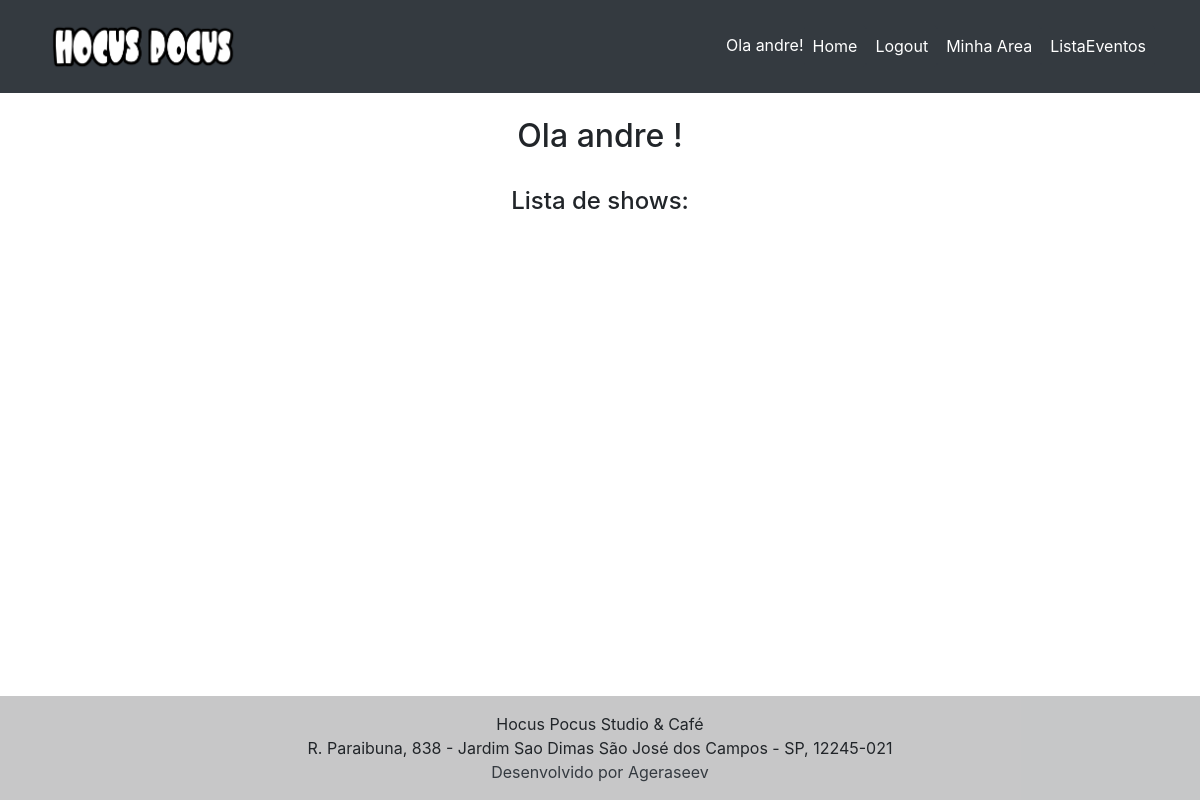
Before: /dashboard (signed in) with the older database file.
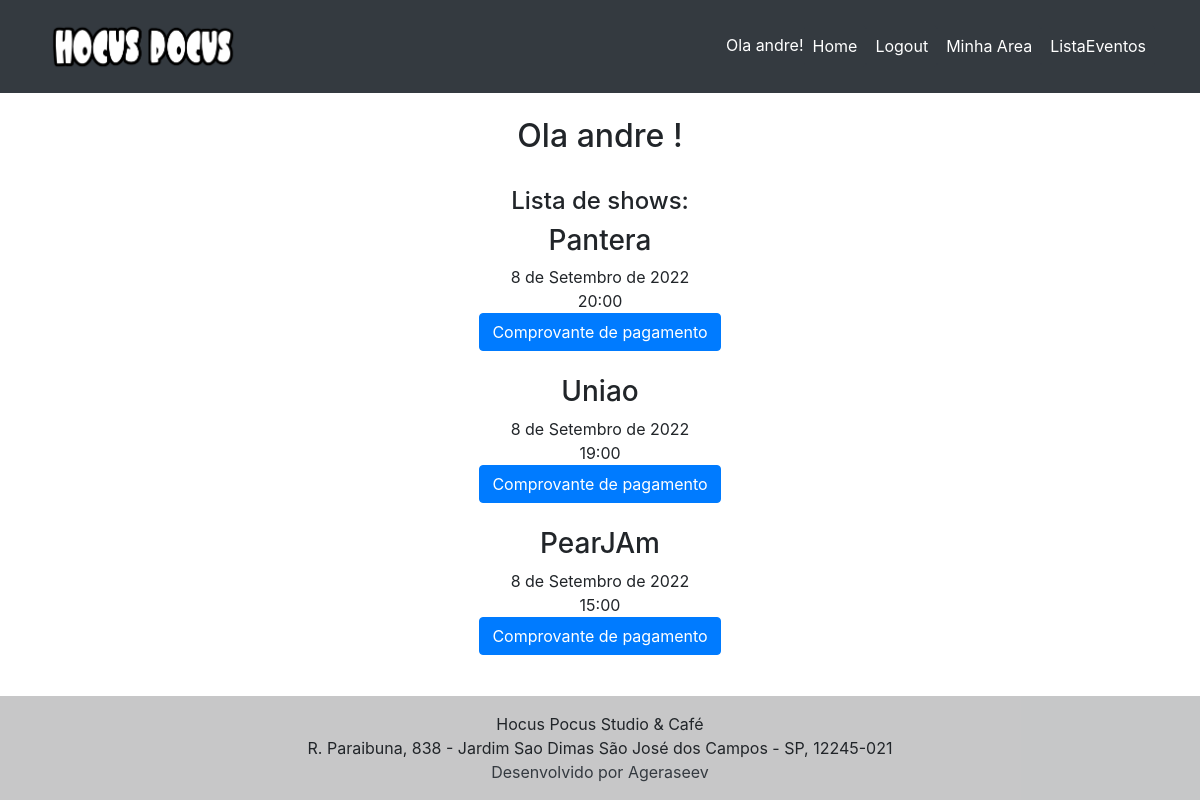
After: the same page with the newer database file.
### show/models.py (models this page shows, shortened)
class NomeLista(models.Model):
    sem_registro = models.ForeignKey(UsuarioSemRegistro, on_delete=models.CASCADE, blank=True, null= True)
    roqueiro = models.ForeignKey(Usuario, on_delete=models.CASCADE, blank=True, null= True)
    pagamento = models.BooleanField(default=False)
    comprovante = models.ImageField(upload_to='static/comprovantes', blank=True)
    lista_reserva = models.ForeignKey(Show, on_delete=models.CASCADE, blank=True, null= True,)
    class Meta:
        unique_together = ('roqueiro', 'lista_reserva')

class Show(models.Model):
    titulo_show = models.CharField(max_length=100, )
    descricao_show = models.CharField(max_length=300)
    horario_do_show = models.CharField(max_length=100, null=True)
    data_do_show = models.DateField(null=True)
    banner = models.ImageField(upload_to='static/banners', blank=True)
    publicada = models.BooleanField(default=False)
    def __str__(self):
        return self.titulo_show

### usuario/views.py (the view)
# urls.py: path('dashboard', dashboard, name='dashboard'),
def dashboard(request):
    if request.method == 'POST' and request.FILES['imagem']:
        id = request.POST['id']
        imagem = request.FILES['imagem']
        fss = FileSystemStorage()
        fss.save(imagem.name, imagem)
        recibo = NomeLista.objects.filter(id=id)
        recibo.update(comprovante=imagem)
        if request.user.is_authenticated:
            usuario = request.user.usuario.usuario_id
            show = NomeLista.objects.filter(roqueiro_id=usuario)
            dados = {
                'eventos': show
            }
        return render(request, 'dashboard.html', dados)
    else:
        if request.user.is_authenticated:
            usuario = request.user.usuario.usuario_id
            show = NomeLista.objects.filter(roqueiro_id=usuario)
            dados = {
                'eventos': show
            }
            return render(request, 'dashboard.html', dados)
        else:
            return redirect('home')

### templates/dashboard.html (shortened to what this page needs)
{% extends 'base.html' %}
{% load static %}
{% block content %}
<body>
<div class="container mt-4 text-center">
    <h2> Ola {{ user.username }} ! </h2><br>
    <h4>Lista de shows:</h4>
{% for evento in eventos %}
<h3>{{ evento.lista_reserva.titulo_show }}</h3>
{{ evento.lista_reserva.data_do_show }}<br>
{{ evento.lista_reserva.horario_do_show }}<br>
<button type="button" class="btn btn-primary mb-4" data-toggle="modal" data-target="#botao{{ evento.lista_reserva.id }}">
  Comprovante de pagamento
</button>
    <br>
{% endfor %}
{% for evento in eventos %}
<div class="modal fade" id="botao{{ evento.lista_reserva.id }}" tabindex="-1" role="dialog" aria-labelledby="{{ evento.lista_reserva }}Label" aria-hidden="true">
  <div class="modal-dialog" role="document">
    <div class="modal-content">
      <div class="modal-body ">
<div class="container ">
        <div class="text center">
          </div>
        </div>
     </div>
    </div>
  </div>
</div>
</div>
{% endfor %}
</div>
{% endblock %}

Changed rows visible on the page:
added NomeLista: lista_reserva.titulo_show "Pantera", lista_reserva.data_do_show "8 de Setembro de 2022", lista_reserva.horario_do_show "20:00"
added NomeLista: lista_reserva.titulo_show "Uniao", lista_reserva.data_do_show "8 de Setembro de 2022", lista_reserva.horario_do_show "19:00"
added NomeLista: lista_reserva.titulo_show "PearJAm", lista_reserva.data_do_show "8 de Setembro de 2022", lista_reserva.horario_do_show "15:00"
